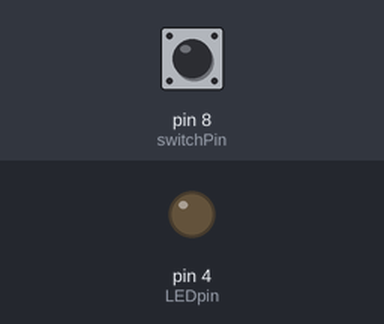
A sketch run on a simulated Arduino Uno, built with avr-gcc and run on an emulated ATmega328P. Parts: output pins drawn as LEDs (lit = HIGH). The test bench sets the inputs (shaded band); at power-on: pin 8 (switchPin) HIGH.

Above: at 1.2 s.
1.3 s: pin 8 (switchPin) pulled LOW for 0.15 s
At 1.37 s:
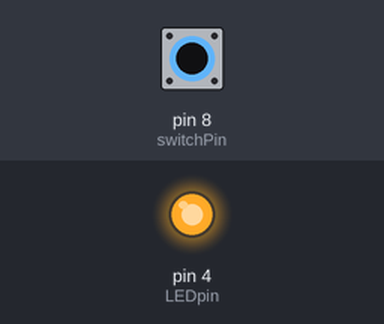
2.9 s: pin 8 (switchPin) pulled LOW for 3.2 s
At 6.7 s:
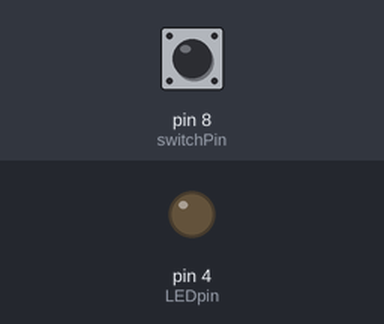
Timing chart, 0 to 8.2 s (numbered marks = the images above; inputs shaded):
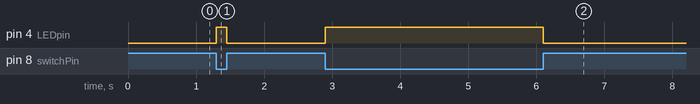

The sketch:

cameron_switch_led.ino
```cpp
int switchPin = 8;
int LEDpin = 4;
int reading;

void setup() {
  pinMode(LEDpin, OUTPUT);
}

void loop() {
  reading = digitalRead(switchPin);
  if (reading == 0) {
    digitalWrite(LEDpin, HIGH);
  } else {
    digitalWrite(LEDpin, LOW);
  }
}
```

Measured:
- after the input at 1.3 s, pin 4 (LEDpin): LOW → HIGH at once, → LOW 0.15 s later
- after the input at 2.9 s, pin 4 (LEDpin): LOW → HIGH at once, → LOW 3.2 s later
